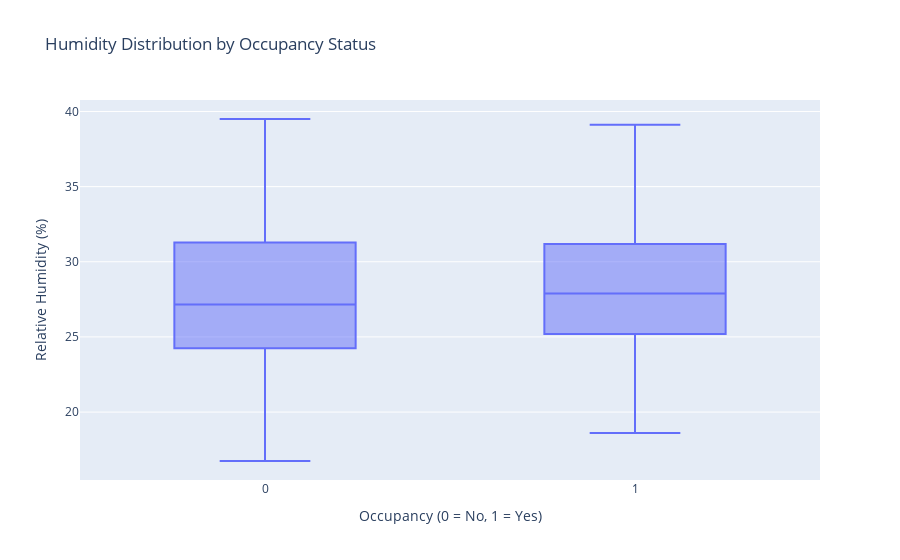

This figure's notebook cell:
### Markdown cell above
## Occupancy vs Humidity

### Code cell
fig = px.box(
    df,
    x='Occupancy',
    y='Humidity',
    title='Humidity Distribution by Occupancy Status',
    labels={'Occupancy': 'Occupancy (0 = No, 1 = Yes)', 'Humidity': 'Relative Humidity (%)'}
)
fig.show()

### Figure 1 — Plotly figure (JSON) as saved in the notebook; plotly's stock layout.template omitted (floating-point values rounded to 4 significant figures; data arrays with more than 128 entries replaced by an {"elided": "..."} marker saying what was removed)
{"data": [{"alignmentgroup": "True", "hovertemplate": "Occupancy (0 = No, 1 = Yes)=%{x}<br>Relative Humidity (%)=%{y}<extra></extra>", "legendgroup": "", "marker": {"color": "#636efa"}, "name": "", "notched": false, "offsetgroup": "", "orientation": "v", "showlegend": false, "type": "box", "x": {"elided": "20560 int values"}, "x0": " ", "xaxis": "x", "y": {"elided": "20560 float values"}, "y0": " ", "yaxis": "y"}], "layout": {"boxmode": "group", "legend": {"tracegroupgap": 0}, "title": {"text": "Humidity Distribution by Occupancy Status"}, "xaxis": {"anchor": "y", "domain": [0, 1], "title": {"text": "Occupancy (0 = No, 1 = Yes)"}}, "yaxis": {"anchor": "x", "domain": [0, 1], "title": {"text": "Relative Humidity (%)"}}}}
